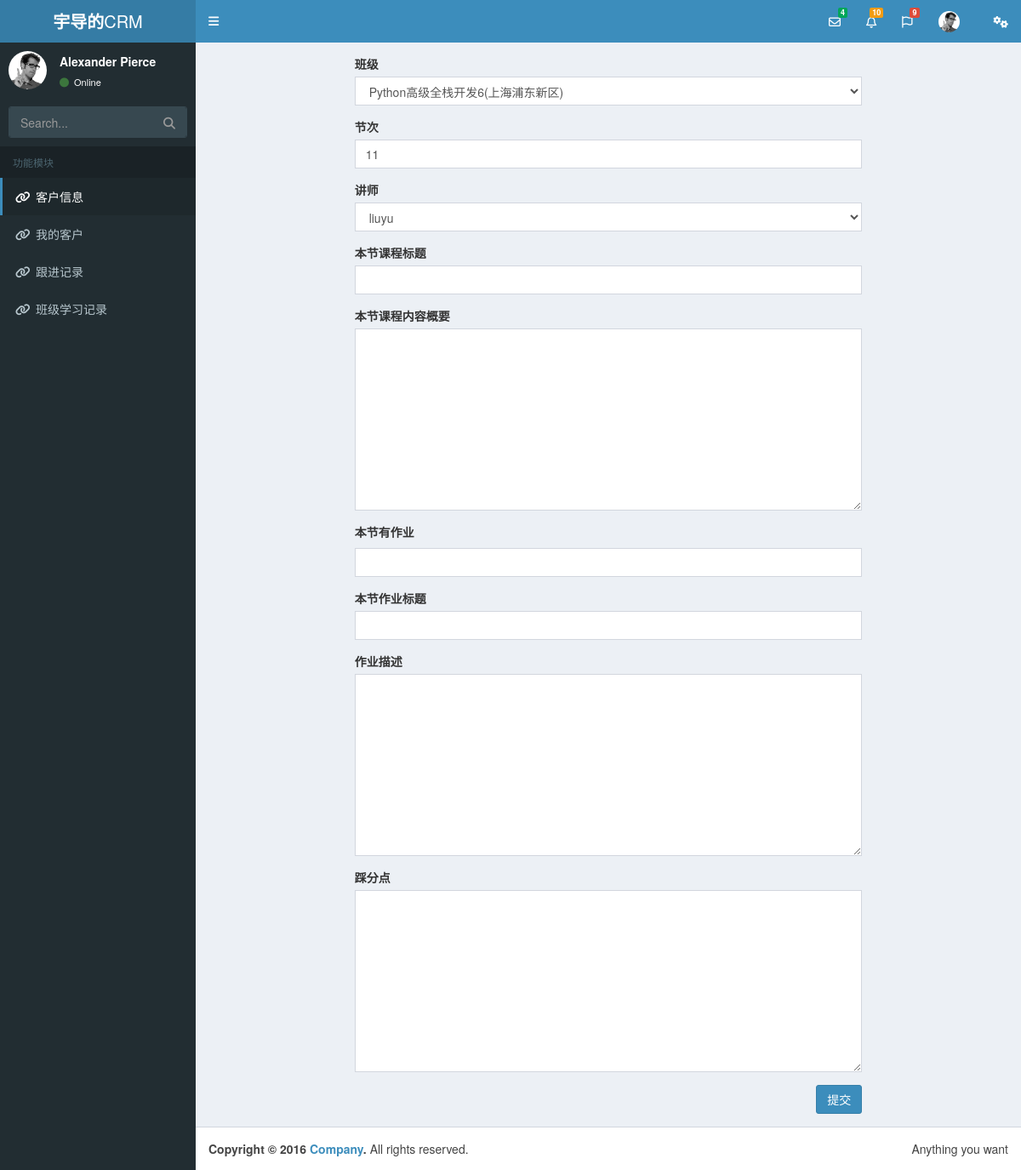
Screenshot of /banjibianji/5 with the database file from the repository.
### nbapp1/models.py (models this page shows, shortened)
class ClassStudyRecord(models.Model):
    class_obj = models.ForeignKey(verbose_name="班级", to="ClassList",on_delete=models.CASCADE)
    day_num = models.IntegerField(verbose_name="节次", help_text=u"此处填写第几节课或第几天课程...,必须为数字")
    teacher = models.ForeignKey(verbose_name="讲师", to='UserInfo',on_delete=models.CASCADE)
    date = models.DateField(verbose_name="上课日期", auto_now_add=True)
    course_title = models.CharField(verbose_name='本节课程标题', max_length=64, blank=True, null=True)
    course_memo = models.TextField(verbose_name='本节课程内容概要', blank=True, null=True)
    has_homework = models.BooleanField(default=True, verbose_name="本节有作业",)
    homework_title = models.CharField(verbose_name='本节作业标题', max_length=64, blank=True, null=True)
    homework_memo = models.TextField(verbose_name='作业描述', max_length=500, blank=True, null=True)
    exam = models.TextField(verbose_name='踩分点', max_length=300, blank=True, null=True)

### nbapp1/views.py (the view)
# urls.py: url(r'^banjibianji/(\d+)', views.BianJi.as_view(), name='banjibianji'),
class BianJi(View):
    def get(self,request,pk):
        content=models.ClassStudyRecord.objects.filter(pk=pk).first()
        form_obj=form.ClassStudyRecordModelForm(instance=content)
        return render(request,'banjitianjia.html',{'form_obj':form_obj})

### nbapp1/form.py
class ClassStudyRecordModelForm(forms.ModelForm):
    class Meta:
        model=models.ClassStudyRecord
        fields='__all__'
    def __init__(self,*args,**kwargs):
        super().__init__(*args,**kwargs)
        from multiselectfield.forms.fields import MultiSelectFormField
        for field in self.fields.values():
            if not isinstance(field,MultiSelectFormField):
                field.widget.attrs.update({
                    'class':'form-control'
                })

### nbapp1/models.py (called while the page is built)
    def __str__(self):
        return self.name

    def __str__(self):
        return "{}{}({})".format(self.get_course_display(), self.semester, self.campuses)

### templates/banjitianjia.html (shortened to what this page needs)
{% extends 'base.html' %}
{% block content %}
    <div class="container-fluid">
        <div class="row">
            <div class="col-md-8 col-md-offset-2">
                <form action="" method="post" novalidate>
                    {% for field in form_obj %}
                        <div class="form-group">
                            <label for="{{ field.id_for_label }}">{{ field.label }}</label>
                            {{ field }}
                        </div>
                    {% endfor %}
                <button class="btn btn-primary pull-right">提交</button>
                </form>
            </div>
        </div>
    </div>
{% endblock %}

### rows the page displays
ClassStudyRecord: form_obj "Python高级全栈开发6(上海浦东新区)" "11" "liuyu" "☑"

### other values shown
{{ field.label }} "班级" "节次" "讲师" "本节课程标题" "本节课程内容概要" "本节有作业" "本节作业标题" "作业描述" "踩分点"
